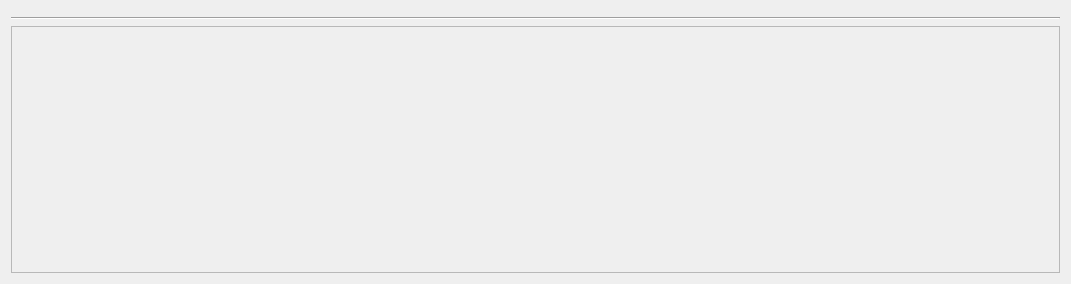
<?xml version="1.0" encoding="UTF-8"?>
<ui version="4.0">
 <class>plc_ioc_form</class>
 <widget class="QWidget" name="plc_ioc_form">
  <property name="geometry">
   <rect>
    <x>0</x>
    <y>0</y>
    <width>1071</width>
    <height>284</height>
   </rect>
  </property>
  <property name="windowTitle">
   <string>PLC IOC Status</string>
  </property>
  <layout class="QVBoxLayout" name="verticalLayout" stretch="0,0,1">
   <item>
    <widget class="PyDMEmbeddedDisplay" name="PyDMEmbeddedDisplay">
     <property name="sizePolicy">
      <sizepolicy hsizetype="Minimum" vsizetype="Minimum">
       <horstretch>0</horstretch>
       <verstretch>0</verstretch>
      </sizepolicy>
     </property>
     <property name="maximumSize">
      <size>
       <width>16777215</width>
       <height>45</height>
      </size>
     </property>
     <property name="toolTip">
      <string/>
     </property>
     <property name="filename" stdset="0">
      <string>templates/plc_ioc_header.ui</string>
     </property>
    </widget>
   </item>
   <item>
    <widget class="Line" name="line">
     <property name="orientation">
      <enum>Qt::Horizontal</enum>
     </property>
    </widget>
   </item>
   <item>
    <widget class="QScrollArea" name="scrollArea">
     <property name="widgetResizable">
      <bool>true</bool>
     </property>
     <widget class="QWidget" name="plc_ioc_container">
      <property name="geometry">
       <rect>
        <x>0</x>
        <y>0</y>
        <width>1051</width>
        <height>204</height>
       </rect>
      </property>
      <layout class="QVBoxLayout" name="verticalLayout_3"/>
     </widget>
    </widget>
   </item>
  </layout>
 </widget>
 <customwidgets>
  <customwidget>
   <class>PyDMEmbeddedDisplay</class>
   <extends>QFrame</extends>
   <header>pydm.widgets.embedded_display</header>
  </customwidget>
 </customwidgets>
 <resources/>
 <connections/>
</ui>
